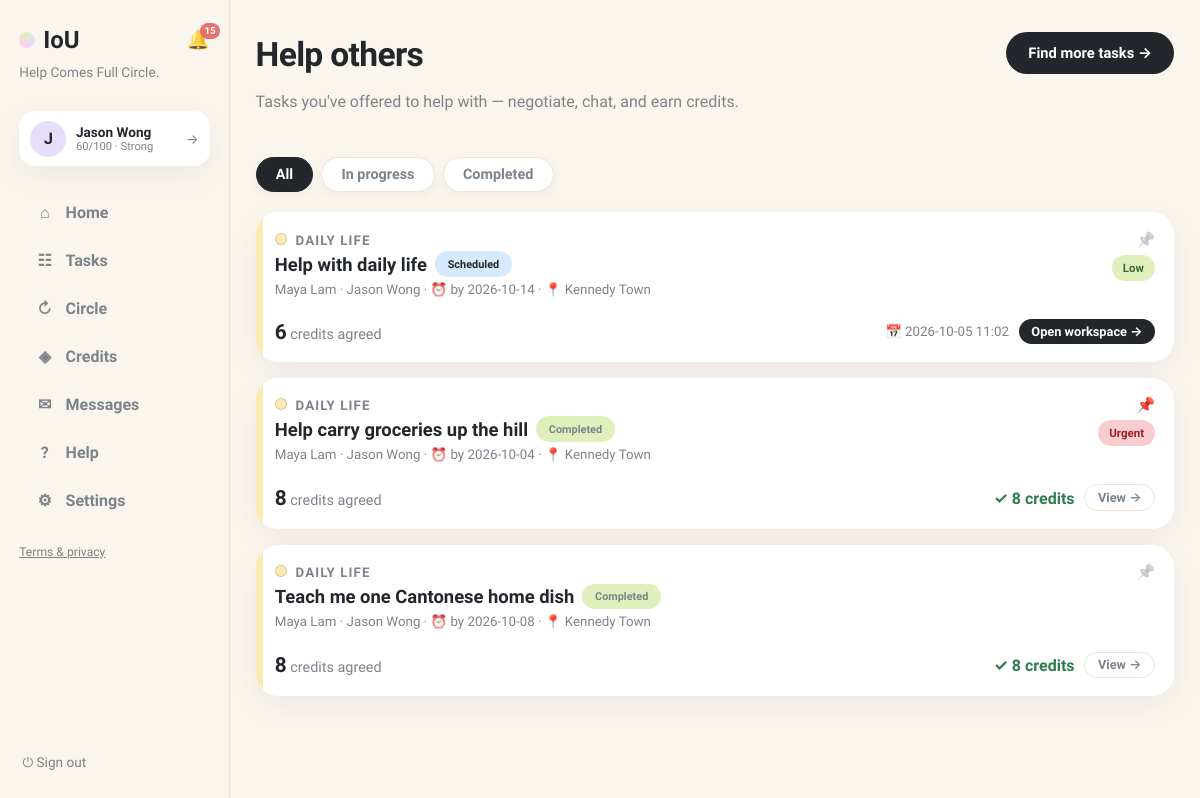
Page /helping (signed in) on the earlier database version.
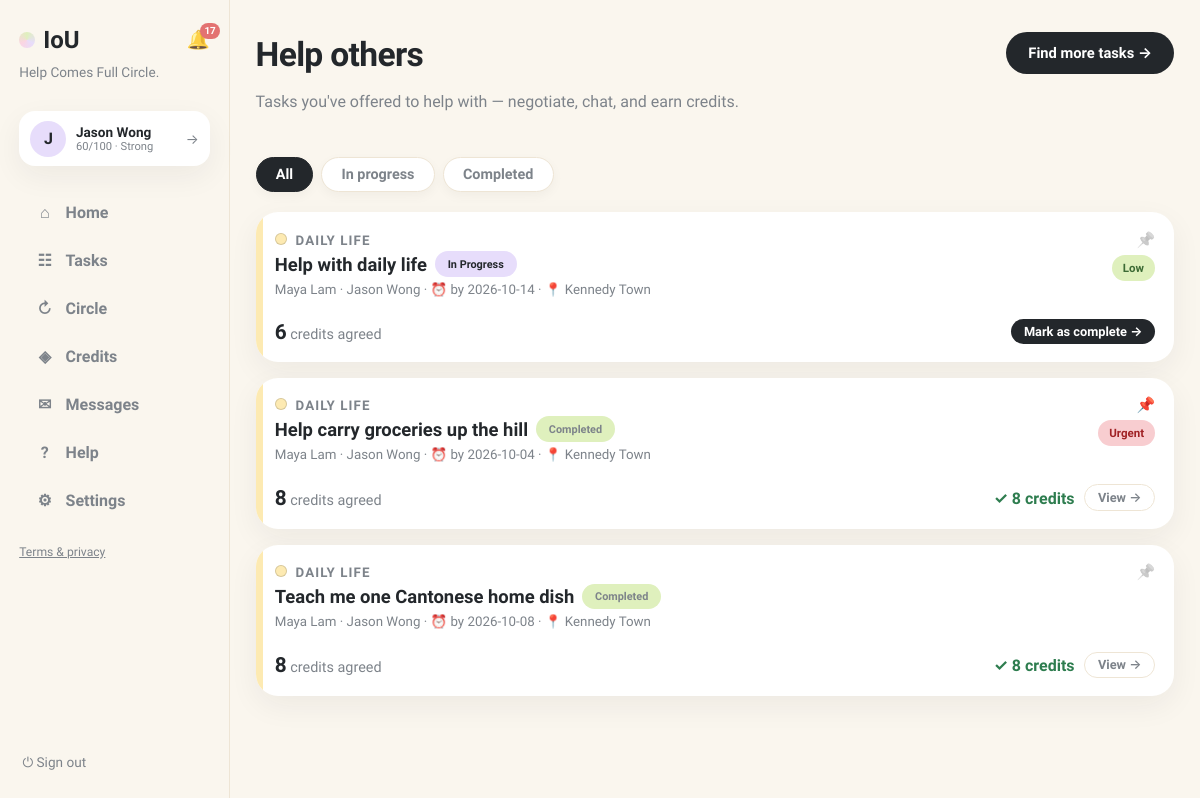
Same page on the later database version.
### tables this page shows
CREATE TABLE requests (
                id INTEGER PRIMARY KEY, title TEXT NOT NULL, description TEXT NOT NULL,
                category TEXT NOT NULL, requester_id INTEGER NOT NULL,
                status TEXT NOT NULL DEFAULT 'open', provider_id INTEGER,
                requester_value INTEGER, requester_buffer INTEGER,
                provider_value INTEGER, provider_buffer INTEGER,
                agreed_value INTEGER, negotiation_deadline TEXT,
                effort_minutes INTEGER, complexity INTEGER, quality_score INTEGER,
                completed_at TEXT,
                created_at TEXT NOT NULL, location TEXT, needed_by TEXT, urgency TEXT, meetup_date TEXT, meetup_time TEXT, meetup_location TEXT, preferred_time TEXT, completion_note TEXT, completion_evidence TEXT, confirm_requester INTEGER NOT NULL DEFAULT 0, confirm_provider INTEGER NOT NULL DEFAULT 0, started_at TEXT, provider_completed_at TEXT, requester_confirmed_at TEXT, release_at TEXT, proof_path TEXT, proof_status TEXT, dispute_eligible INTEGER NOT NULL DEFAULT 1, dispute_window_days INTEGER NOT NULL DEFAULT 3, settlement_value INTEGER, circle_id INTEGER, cancel_requested_by INTEGER, cancel_reason TEXT, cancel_compensation INTEGER NOT NULL DEFAULT 0, evidence_required INTEGER NOT NULL DEFAULT 1, duration_minutes INTEGER NOT NULL DEFAULT 0,
                FOREIGN KEY(requester_id) REFERENCES users(id),
                FOREIGN KEY(provider_id) REFERENCES users(id)
            );

CREATE TABLE users (
                id INTEGER PRIMARY KEY, name TEXT NOT NULL, email TEXT UNIQUE NOT NULL,
                password TEXT NOT NULL, balance INTEGER NOT NULL DEFAULT 0,
                held_balance INTEGER NOT NULL DEFAULT 0,
                is_moderator INTEGER NOT NULL DEFAULT 0
            , language TEXT NOT NULL DEFAULT 'en', address TEXT, district TEXT, hkid TEXT, address_id TEXT, age INTEGER, birthday TEXT, skills TEXT NOT NULL DEFAULT '', community_helper INTEGER NOT NULL DEFAULT 0, created_at TEXT, consent_analytics INTEGER NOT NULL DEFAULT 0, reliability INTEGER NOT NULL DEFAULT 60, account_status TEXT NOT NULL DEFAULT 'active', analytics_consent INTEGER NOT NULL DEFAULT 0, username TEXT, bio TEXT, verification_identity TEXT NOT NULL DEFAULT 'unverified', verification_neighbourhood TEXT NOT NULL DEFAULT 'unverified', vis_photo INTEGER NOT NULL DEFAULT 1, vis_neighbourhood INTEGER NOT NULL DEFAULT 1, vis_skills INTEGER NOT NULL DEFAULT 1, vis_bio INTEGER NOT NULL DEFAULT 1, vis_completed INTEGER NOT NULL DEFAULT 1, vis_circle INTEGER NOT NULL DEFAULT 1, circle_enabled INTEGER NOT NULL DEFAULT 1);

### app.py (the view)
@app.get("/helping", response_class=HTMLResponse)
def helping(request: Request):
    user = current_user(request)
    if not user:
        return RedirectResponse("/login", status_code=303)
    with db() as connection:
        requests, recommendations = load_board(connection)
        pinned_ids = {row["request_id"] for row in connection.execute(
            "SELECT request_id FROM pins WHERE user_id=?", (user["id"],)).fetchall()}
        joined = [
            item for item in requests
            if item["provider_id"] == user["id"] and item["requester_id"] != user["id"]
        ]
        joined.sort(key=lambda i: i["id"] not in pinned_ids)
        helping_active = [item for item in joined if item["status"] not in ("completed", "resolved", "cancelled")]
        helping_done = [item for item in joined if item["status"] in ("completed", "resolved")]
        history = load_history(connection, user["id"])
        disputes = load_disputes(connection)
    return render(
        request,
        "helping.html",
        page="helping",
        helping_active=helping_active,
        helping_done=helping_done,
        history=history,
        disputes=disputes,
        recommendations=recommendations,
        pinned_ids=pinned_ids,
        task_categories=TASK_CATEGORIES,
    )

### templates/helping.html (shortened to what this page needs)
{% extends "base.html" %}
{% block content %}
<header class="page-head">
  <div>
    <h1>Help others</h1>
    <p class="muted">Tasks you've offered to help with — negotiate, chat, and earn credits.</p>
  </div>
  <a class="btn-primary" href="/browse">Find more tasks →</a>
</header>
<div class="tabs" id="tabs">
  <button class="tab active" data-tab="all">All</button>
  <button class="tab" data-tab="active">In progress</button>
  <button class="tab" data-tab="done">Completed</button>
</div>
<div class="card-list" id="post-list">
  {% for item in helping_active %}<div class="post-item" data-group="active">{% include "manage_card.html" %}</div>{% endfor %}
  {% for item in helping_done %}<div class="post-item" data-group="done">{% include "manage_card.html" %}</div>{% endfor %}
</div>
{% endblock %}

### templates/base.html (shortened to what this page needs)
<!doctype html>
<html lang="en"><head><link rel="stylesheet" href="/static/style.css"></head>
<body class="app-body">
<nav class="sidebar">
  <div class="brand-row">
    <a class="brand" href="/"><span class="brand-dot"></span>IoU</a>
    {% if user %}
    <a class="bell {% if page == 'notifications' %}active{% endif %}" href="/notifications" title="Notifications">🔔{% if unread_notifs or unread_msgs %}<span class="bell-badge">{{ (unread_notifs or 0) + (unread_msgs or 0) }}</span>{% endif %}</a>
    {% endif %}
  </div>
  <p class="brand-tag">Help Comes Full Circle.</p>
  {% if user %}
  <a class="side-user" href="/profile" title="Your profile">
    <div class="avatar">{{ user.name[0] }}</div>
    {% set sc = user.reliability if user.reliability is not none else 60 %}
    {% set lab = 'Suspended' if sc <= 0 else ('Restricted' if sc < 30 else ('Limited' if sc < 60 else ('Strong' if sc < 80 else 'Excellent'))) %}
    <div class="sidebar-user-meta"><b>{{ user.name }}</b>
      <small>{{ sc }}/100 · {{ lab }}</small>
    </div>
    <span class="side-user-arrow">→</span>
  </a>
  <div class="nav-links">
    <a class="nav-link {% if page == 'home' %}active{% endif %}" href="/"><span class="nav-ico">⌂</span>Home</a>
    <a class="nav-link {% if page == 'browse' %}active{% endif %}" href="/browse"><span class="nav-ico">☷</span>Tasks</a>
    <a class="nav-link {% if page == 'circle' %}active{% endif %}" href="/chain-invitations"><span class="nav-ico">↻</span>Circle{% if circle_pending %}<span class="unread-dot"></span>{% endif %}</a>
    <a class="nav-link {% if page == 'credits' %}active{% endif %}" href="/history"><span class="nav-ico">◈</span>Credits</a>
    <a class="nav-link {% if page == 'messages' %}active{% endif %}" href="/messages"><span class="nav-ico">✉</span>Messages{% if unread_msgs %}<span class="unread-dot"></span>{% endif %}</a>
    <a class="nav-link {% if page == 'help' %}active{% endif %}" href="/help"><span class="nav-ico">?</span>Help</a>
    <a class="nav-link {% if page == 'account' %}active{% endif %}" href="/account"><span class="nav-ico">⚙</span>Settings</a>
  </div>
  <p class="nav-footer"><a href="/legal">Terms &amp; privacy</a></p>
  <form method="post" action="/logout" class="side-logout"><button class="link-button" title="Sign out">⏻ Sign out</button></form>
  {% else %}
  <div class="nav-links">
    <a class="nav-link" href="/login"><span class="nav-ico">→</span>Sign in</a>
    <a class="nav-link" href="/register"><span class="nav-ico">＋</span>Create account</a>
  </div>
  <p class="nav-footer"><a href="/legal">Terms &amp; privacy</a></p>
  {% endif %}
</nav>
<main class="content {% block content_class %}{% endblock %}">{% block content %}{% endblock %}</main>
</body></html>

### templates/manage_card.html (shortened to what this page needs)
<article class="card request-card browse-card manage-card cat-{{ item.category|slug }}">
  <div class="row">
    <div class="card-head">
      <span class="cat-dot cat-{{ item.category|slug }}"></span>
      <small class="cat-name">{{ item.category }}</small>
      <h2><a class="title-link" href="/requests/{{ item.id }}">{{ item.title }}</a>
        <span class="status s-{{ item.status }}">{{ status_labels[item.status] if status_labels is defined and item.status in status_labels else item.status.replace('_',' ') }}</span>
      </h2>
      <small class="muted browse-meta">
        {{ item.requester_name }}{% if item.provider_name %} · {{ item.provider_name }}{% endif %}
        {% if item.preferred_time %} · 🕒 {{ item.preferred_time|replace('T',' ') }}{% elif item.needed_by %} · ⏰ by {{ item.needed_by }}{% endif %}
        {% if item.location %} · 📍 {{ item.location }}{% endif %}
      </small>
    </div>
    <div class="badge-col">
      {% if pinned_ids is defined %}
      <form method="post" action="/requests/{{ item.id }}/pin" class="pin-form"><input type="hidden" name="next" value="{{ next or '' }}"><button class="pin-btn {% if item.id in pinned_ids %}on{% endif %}" title="{% if item.id in pinned_ids %}Unpin{% else %}Pin to top{% endif %}">📌</button></form>
      {% endif %}
      {% if item.urgency and item.urgency != 'flexible' %}<span class="urgency urgency-{{ item.urgency }}">{{ item.urgency }}</span>{% endif %}
    </div>
  </div>
  <div class="card-cta manage-cta">
    <span class="browse-offer manage-credits">
      {% if item.agreed_value %}<b>{{ item.agreed_value }}</b> credits agreed
      {% elif item.status == 'negotiating' and item.provider_value %}<b>{{ item.provider_value if item.requester_id == user.id else item.requester_value }}</b> credits on the table
      {% else %}<b>{{ item.requester_value }}</b> credits offered{% endif %}
    </span>
    {% if item.status == 'open' %}
      <a class="btn-ghost btn-sm" href="/requests/{{ item.id }}">View details →</a>
    {% elif item.status == 'negotiating' %}
      <a class="btn-primary btn-sm" href="/chat/{{ item.id }}">💬 Continue in chat</a>
    {% elif item.status == 'agreement_pending' %}
      <a class="btn-primary btn-sm" href="/chat/{{ item.id }}">Confirm exchange →</a>
    {% elif item.status == 'confirmed' %}
      <a class="btn-primary btn-sm" href="/chat/{{ item.id }}">📅 Schedule meetup</a>
    {% elif item.status == 'scheduled' %}
      <small class="muted">📅 {{ item.meetup_date }} {{ item.meetup_time }}</small><a class="btn-primary btn-sm" href="/chat/{{ item.id }}">Open workspace →</a>
    {% elif item.status == 'in_progress' %}
      {% if item.provider_id == user.id %}<a class="btn-primary btn-sm" href="/chat/{{ item.id }}">Mark as complete →</a>
      {% else %}<a class="btn-ghost btn-sm" href="/chat/{{ item.id }}">💬 Open chat</a>{% endif %}
    {% elif item.status == 'completion_submitted' %}
      {% if item.requester_id == user.id %}<a class="btn-primary btn-sm" href="/chat/{{ item.id }}">Review completion →</a>
      {% else %}<a class="btn-ghost btn-sm" href="/requests/{{ item.id }}">View details →</a>{% endif %}
    {% elif item.status == 'disputed' %}
      <a class="btn-primary btn-sm" href="/chat/{{ item.id }}">⚖️ Resolve dispute</a>
    {% elif item.status == 'human_review' %}
      <small class="muted">Moderator reviewing…</small><a class="btn-ghost btn-sm" href="/requests/{{ item.id }}">View →</a>
    {% elif item.status in ('completed','resolved') %}
      <span class="success">✓ {{ item.agreed_value }} credits</span>
      <a class="btn-ghost btn-sm" href="/requests/{{ item.id }}">View →</a>
    {% endif %}
  </div>
</article>

Differences in the rows shown:
changed requests "Help with daily life": status "Scheduled" → "In Progress"; meetup_date "2026-10-05" → (not shown); meetup_time "11:02" → (not shown); status "📅 Open workspace →" → "Mark as complete →"
Other differences:
{{ (unread_notifs or 0) + (unread_msgs or 0) }}: "15" → "17"
